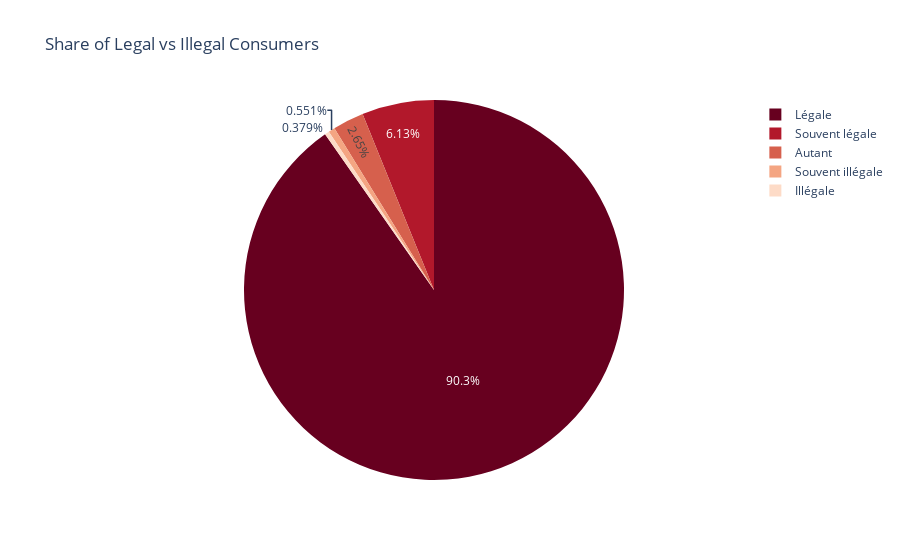
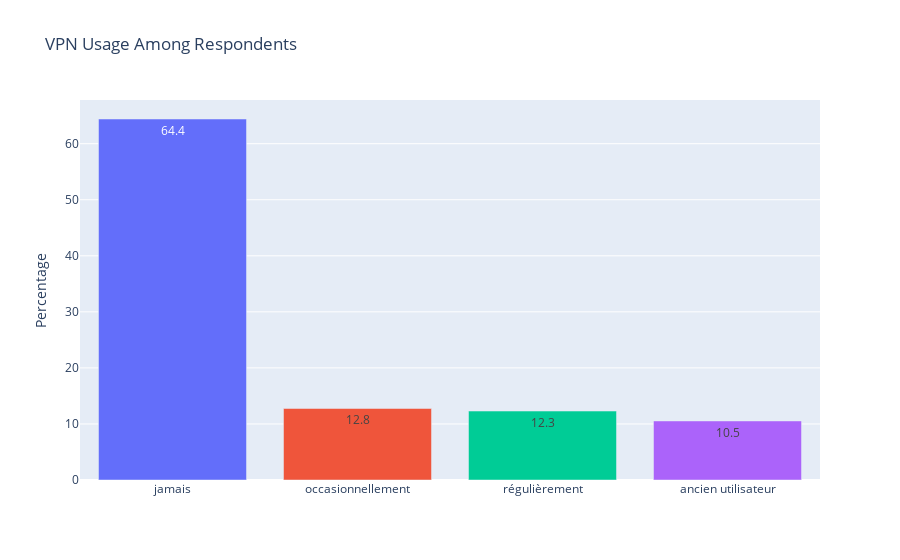
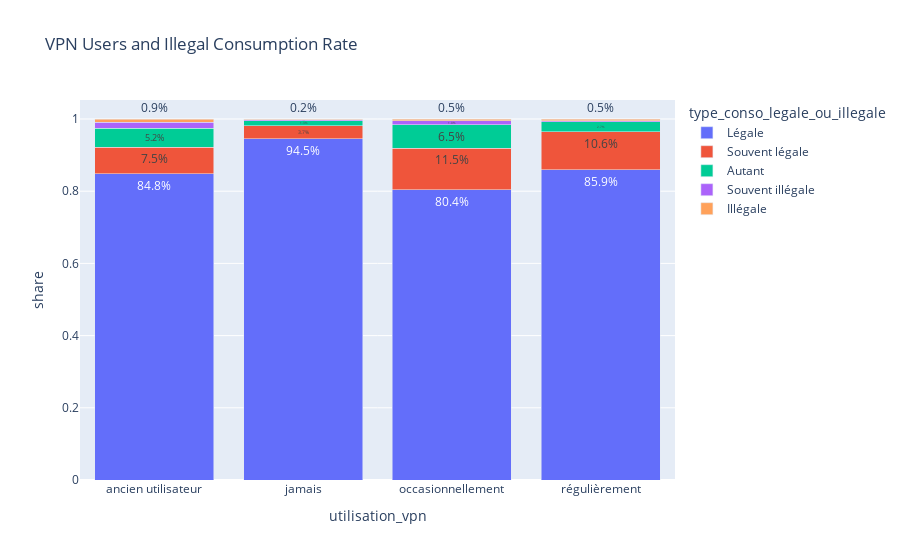

The code cell stored with these charts, in order, in its notebook:
### Code cell
# ============================================================
# 4️⃣ Type de consommation (légale/illégale)
# ============================================================

legality = df["type_conso_legale_ou_illegale"].value_counts(normalize=True).mul(100).reset_index()
legality.columns = ["Consumption Type", "Percentage"]

fig = px.pie(
    legality,
    values="Percentage", names="Consumption Type",
    title="Share of Legal vs Illegal Consumers",
    color_discrete_sequence=px.colors.sequential.RdBu
)
fig.show()

# ============================================================
# 5️⃣ VPN Usage
# ============================================================

vpn_counts = df["utilisation_vpn"].value_counts(normalize=True).mul(100).reset_index()
vpn_counts.columns = ["VPN Usage", "Percentage"]

fig = px.bar(
    vpn_counts, x="VPN Usage", y="Percentage",
    title="VPN Usage Among Respondents", text_auto=".1f", color="VPN Usage"
)
fig.update_layout(showlegend=False, xaxis_title=None)
fig.show()

# ============================================================
# 6️⃣ Correlation VPN vs Illegal Consumption
# ============================================================

cross_vpn = (
    df.groupby("utilisation_vpn")["type_conso_legale_ou_illegale"]
    .value_counts(normalize=True).rename("share").reset_index()
)

fig = px.bar(
    cross_vpn, x="utilisation_vpn", y="share", color="type_conso_legale_ou_illegale",
    title="VPN Users and Illegal Consumption Rate",
    text_auto=".1%", barmode="stack"
)
fig.show()

### Figure 1 — Plotly figure (JSON) as saved in the notebook; plotly's stock layout.template omitted (floating-point values rounded to 4 significant figures)
{"data": [{"domain": {"x": [0, 1], "y": [0, 1]}, "hovertemplate": "Consumption Type=%{label}<br>Percentage=%{value}<extra></extra>", "labels": ["Légale", "Souvent légale", "Autant", "Souvent illégale", "Illégale"], "legendgroup": "", "name": "", "showlegend": true, "type": "pie", "values": [90.28, 6.134, 2.653, 0.5513, 0.379]}], "layout": {"autosize": true, "legend": {"tracegroupgap": 0}, "piecolorway": ["rgb(103,0,31)", "rgb(178,24,43)", "rgb(214,96,77)", "rgb(244,165,130)", "rgb(253,219,199)", "rgb(247,247,247)", "rgb(209,229,240)", "rgb(146,197,222)", "rgb(67,147,195)", "rgb(33,102,172)", "rgb(5,48,97)"], "title": {"text": "Share of Legal vs Illegal Consumers"}}}

### Figure 2 — Plotly figure (JSON) as saved in the notebook; plotly's stock layout.template omitted (floating-point values rounded to 4 significant figures)
{"data": [{"hovertemplate": "VPN Usage=%{x}<br>Percentage=%{y}<extra></extra>", "legendgroup": "jamais", "marker": {"color": "#636efa", "pattern": {"shape": ""}}, "name": "jamais", "orientation": "v", "showlegend": true, "textposition": "auto", "texttemplate": "%{y:.1f}", "type": "bar", "x": ["jamais"], "xaxis": "x", "y": [64.4], "yaxis": "y"}, {"hovertemplate": "VPN Usage=%{x}<br>Percentage=%{y}<extra></extra>", "legendgroup": "occasionnellement", "marker": {"color": "#EF553B", "pattern": {"shape": ""}}, "name": "occasionnellement", "orientation": "v", "showlegend": true, "textposition": "auto", "texttemplate": "%{y:.1f}", "type": "bar", "x": ["occasionnellement"], "xaxis": "x", "y": [12.76], "yaxis": "y"}, {"hovertemplate": "VPN Usage=%{x}<br>Percentage=%{y}<extra></extra>", "legendgroup": "régulièrement", "marker": {"color": "#00cc96", "pattern": {"shape": ""}}, "name": "régulièrement", "orientation": "v", "showlegend": true, "textposition": "auto", "texttemplate": "%{y:.1f}", "type": "bar", "x": ["régulièrement"], "xaxis": "x", "y": [12.3], "yaxis": "y"}, {"hovertemplate": "VPN Usage=%{x}<br>Percentage=%{y}<extra></extra>", "legendgroup": "ancien utilisateur", "marker": {"color": "#ab63fa", "pattern": {"shape": ""}}, "name": "ancien utilisateur", "orientation": "v", "showlegend": true, "textposition": "auto", "texttemplate": "%{y:.1f}", "type": "bar", "x": ["ancien utilisateur"], "xaxis": "x", "y": [10.54], "yaxis": "y"}], "layout": {"autosize": true, "barmode": "relative", "legend": {"title": {"text": "VPN Usage"}, "tracegroupgap": 0}, "showlegend": false, "title": {"text": "VPN Usage Among Respondents"}, "xaxis": {"anchor": "y", "autorange": true, "categoryarray": ["jamais", "occasionnellement", "régulièrement", "ancien utilisateur"], "categoryorder": "array", "domain": [0, 1], "range": [-0.5, 3.5], "title": {}, "type": "category"}, "yaxis": {"anchor": "x", "autorange": true, "domain": [0, 1], "range": [0, 67.79], "title": {"text": "Percentage"}, "type": "linear"}}}

### Figure 3 — Plotly figure (JSON) as saved in the notebook; plotly's stock layout.template omitted (floating-point values rounded to 4 significant figures)
{"data": [{"hovertemplate": "type_conso_legale_ou_illegale=Légale<br>utilisation_vpn=%{x}<br>share=%{y}<extra></extra>", "legendgroup": "Légale", "marker": {"color": "#636efa", "pattern": {"shape": ""}}, "name": "Légale", "orientation": "v", "showlegend": true, "textposition": "auto", "texttemplate": "%{y:.1%}", "type": "bar", "x": ["ancien utilisateur", "jamais", "occasionnellement", "régulièrement"], "xaxis": "x", "y": [0.8477, 0.9451, 0.8042, 0.8589], "yaxis": "y"}, {"hovertemplate": "type_conso_legale_ou_illegale=Souvent légale<br>utilisation_vpn=%{x}<br>share=%{y}<extra></extra>", "legendgroup": "Souvent légale", "marker": {"color": "#EF553B", "pattern": {"shape": ""}}, "name": "Souvent légale", "orientation": "v", "showlegend": true, "textposition": "auto", "texttemplate": "%{y:.1%}", "type": "bar", "x": ["ancien utilisateur", "jamais", "occasionnellement", "régulièrement"], "xaxis": "x", "y": [0.07471, 0.03679, 0.1149, 0.1064], "yaxis": "y"}, {"hovertemplate": "type_conso_legale_ou_illegale=Autant<br>utilisation_vpn=%{x}<br>share=%{y}<extra></extra>", "legendgroup": "Autant", "marker": {"color": "#00cc96", "pattern": {"shape": ""}}, "name": "Autant", "orientation": "v", "showlegend": true, "textposition": "auto", "texttemplate": "%{y:.1%}", "type": "bar", "x": ["ancien utilisateur", "jamais", "occasionnellement", "régulièrement"], "xaxis": "x", "y": [0.05172, 0.01302, 0.06527, 0.02723], "yaxis": "y"}, {"hovertemplate": "type_conso_legale_ou_illegale=Souvent illégale<br>utilisation_vpn=%{x}<br>share=%{y}<extra></extra>", "legendgroup": "Souvent illégale", "marker": {"color": "#ab63fa", "pattern": {"shape": ""}}, "name": "Souvent illégale", "orientation": "v", "showlegend": true, "textposition": "auto", "texttemplate": "%{y:.1%}", "type": "bar", "x": ["ancien utilisateur", "jamais", "occasionnellement", "régulièrement"], "xaxis": "x", "y": [0.01724, 0.00283, 0.01044, 0.002475], "yaxis": "y"}, {"hovertemplate": "type_conso_legale_ou_illegale=Illégale<br>utilisation_vpn=%{x}<br>share=%{y}<extra></extra>", "legendgroup": "Illégale", "marker": {"color": "#FFA15A", "pattern": {"shape": ""}}, "name": "Illégale", "orientation": "v", "showlegend": true, "textposition": "auto", "texttemplate": "%{y:.1%}", "type": "bar", "x": ["ancien utilisateur", "jamais", "occasionnellement", "régulièrement"], "xaxis": "x", "y": [0.008621, 0.002264, 0.005222, 0.00495], "yaxis": "y"}], "layout": {"autosize": true, "barmode": "stack", "dragmode": "pan", "legend": {"title": {"text": "type_conso_legale_ou_illegale"}, "tracegroupgap": 0}, "title": {"text": "VPN Users and Illegal Consumption Rate"}, "xaxis": {"anchor": "y", "autorange": true, "domain": [0, 1], "range": [-0.5, 3.5], "title": {"text": "utilisation_vpn"}, "type": "category"}, "yaxis": {"anchor": "x", "autorange": true, "domain": [0, 1], "range": [0, 1.053], "title": {"text": "share"}, "type": "linear"}}}
